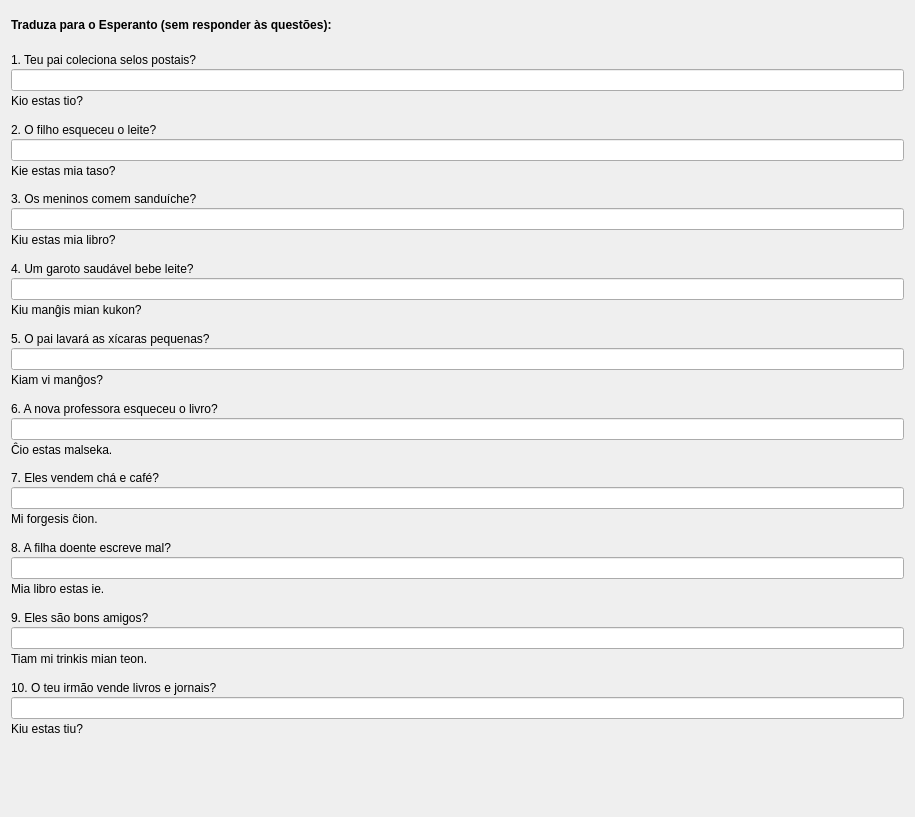
         <widget class="QWidget" name="scrollAreaWidgetContents_7">
          <property name="geometry">
           <rect>
            <x>0</x>
            <y>0</y>
            <width>915</width>
            <height>817</height>
           </rect>
          </property>
          <layout class="QVBoxLayout" name="verticalLayout_6">
           <property name="spacing">
            <number>12</number>
           </property>
           <item>
            <widget class="titolo" name="Lec05_Label8">
             <property name="sizePolicy">
              <sizepolicy hsizetype="Preferred" vsizetype="Maximum">
               <horstretch>0</horstretch>
               <verstretch>0</verstretch>
              </sizepolicy>
             </property>
             <property name="font">
              <font>
               <weight>75</weight>
               <bold>true</bold>
              </font>
             </property>
             <property name="text">
              <string>Traduza para o Esperanto (sem responder às questões):</string>
             </property>
             <property name="wordWrap">
              <bool>true</bool>
             </property>
            </widget>
           </item>
           <item>
            <layout class="QVBoxLayout" name="verticalLayout_173">
             <property name="spacing">
              <number>2</number>
             </property>
             <item>
              <widget class="QLabel" name="Lec05_Label464">
               <property name="text">
                <string>1. Teu pai coleciona selos postais?</string>
               </property>
               <property name="alignment">
                <set>Qt::AlignBottom|Qt::AlignLeading|Qt::AlignLeft</set>
               </property>
               <property name="wordWrap">
                <bool>true</bool>
               </property>
               <property name="buddy">
                <cstring>lineEdit_43</cstring>
               </property>
              </widget>
             </item>
             <item>
              <widget class="cx_edit" name="lineEdit_43">
               <property name="sizePolicy">
                <sizepolicy hsizetype="Preferred" vsizetype="Preferred">
                 <horstretch>0</horstretch>
                 <verstretch>0</verstretch>
                </sizepolicy>
               </property>
              </widget>
             </item>
             <item>
              <widget class="korekta" name="label">
               <property name="text">
                <string>Kio estas tio?</string>
               </property>
              </widget>
             </item>
            </layout>
           </item>
           <item>
            <layout class="QVBoxLayout" name="verticalLayout_174">
             <property name="spacing">
              <number>2</number>
             </property>
             <item>
              <widget class="QLabel" name="Lec05_Label465">
               <property name="text">
                <string>2. O filho esqueceu o leite?</string>
               </property>
               <property name="alignment">
                <set>Qt::AlignBottom|Qt::AlignLeading|Qt::AlignLeft</set>
               </property>
               <property name="wordWrap">
                <bool>true</bool>
               </property>
               <property name="buddy">
                <cstring>lineEdit_44</cstring>
               </property>
              </widget>
             </item>
             <item>
              <widget class="cx_edit" name="lineEdit_44">
               <property name="sizePolicy">
                <sizepolicy hsizetype="Preferred" vsizetype="Preferred">
                 <horstretch>0</horstretch>
                 <verstretch>0</verstretch>
                </sizepolicy>
               </property>
              </widget>
             </item>
             <item>
              <widget class="korekta" name="label_2">
               <property name="text">
                <string>Kie estas mia taso?</string>
               </property>
              </widget>
             </item>
            </layout>
           </item>
           <item>
            <layout class="QVBoxLayout" name="verticalLayout_175">
             <property name="spacing">
              <number>2</number>
             </property>
             <item>
              <widget class="QLabel" name="Lec05_Label466">
               <property name="text">
                <string>3. Os meninos comem sanduíche?</string>
               </property>
               <property name="alignment">
                <set>Qt::AlignBottom|Qt::AlignLeading|Qt::AlignLeft</set>
               </property>
               <property name="wordWrap">
                <bool>true</bool>
               </property>
               <property name="buddy">
                <cstring>lineEdit_45</cstring>
               </property>
              </widget>
             </item>
             <item>
              <widget class="cx_edit" name="lineEdit_45">
               <property name="sizePolicy">
                <sizepolicy hsizetype="Preferred" vsizetype="Preferred">
                 <horstretch>0</horstretch>
                 <verstretch>0</verstretch>
                </sizepolicy>
               </property>
              </widget>
             </item>
             <item>
              <widget class="korekta" name="label_3">
               <property name="text">
                <string>Kiu estas mia libro?</string>
               </property>
              </widget>
             </item>
            </layout>
           </item>
           <item>
            <layout class="QVBoxLayout" name="verticalLayout_176">
             <property name="spacing">
              <number>2</number>
             </property>
             <item>
              <widget class="QLabel" name="Lec05_Label467">
               <property name="text">
                <string>4. Um garoto saudável bebe leite?</string>
               </property>
               <property name="alignment">
                <set>Qt::AlignBottom|Qt::AlignLeading|Qt::AlignLeft</set>
               </property>
               <property name="wordWrap">
                <bool>true</bool>
               </property>
               <property name="buddy">
                <cstring>lineEdit_46</cstring>
               </property>
              </widget>
             </item>
             <item>
              <widget class="cx_edit" name="lineEdit_46">
               <property name="sizePolicy">
                <sizepolicy hsizetype="Preferred" vsizetype="Preferred">
                 <horstretch>0</horstretch>
                 <verstretch>0</verstretch>
                </sizepolicy>
               </property>
              </widget>
             </item>
             <item>
              <widget class="korekta" name="label_4">
               <property name="text">
                <string>Kiu manĝis mian kukon?</string>
               </property>
              </widget>
             </item>
            </layout>
           </item>
           <item>
            <layout class="QVBoxLayout" name="verticalLayout_177">
             <property name="spacing">
              <number>2</number>
             </property>
             <item>
              <widget class="QLabel" name="Lec05_Label468">
               <property name="text">
                <string>5. O pai lavará as xícaras pequenas?</string>
               </property>
               <property name="alignment">
                <set>Qt::AlignBottom|Qt::AlignLeading|Qt::AlignLeft</set>
               </property>
               <property name="wordWrap">
                <bool>true</bool>
               </property>
               <property name="buddy">
                <cstring>lineEdit_47</cstring>
               </property>
              </widget>
             </item>
             <item>
              <widget class="cx_edit" name="lineEdit_47">
               <property name="sizePolicy">
                <sizepolicy hsizetype="Preferred" vsizetype="Preferred">
                 <horstretch>0</horstretch>
                 <verstretch>0</verstretch>
                </sizepolicy>
               </property>
              </widget>
             </item>
             <item>
              <widget class="korekta" name="label_5">
               <property name="text">
                <string>Kiam vi manĝos?</string>
               </property>
              </widget>
             </item>
            </layout>
           </item>
           <item>
            <layout class="QVBoxLayout" name="verticalLayout_179">
             <property name="spacing">
              <number>2</number>
             </property>
             <item>
              <widget class="QLabel" name="Lec05_Label470">
               <property name="text">
                <string>6. A nova professora esqueceu o livro?</string>
               </property>
               <property name="alignment">
                <set>Qt::AlignBottom|Qt::AlignLeading|Qt::AlignLeft</set>
               </property>
               <property name="wordWrap">
                <bool>true</bool>
               </property>
               <property name="buddy">
                <cstring>lineEdit_48</cstring>
               </property>
              </widget>
             </item>
             <item>
              <widget class="cx_edit" name="lineEdit_48">
               <property name="sizePolicy">
                <sizepolicy hsizetype="Preferred" vsizetype="Preferred">
                 <horstretch>0</horstretch>
                 <verstretch>0</verstretch>
                </sizepolicy>
               </property>
              </widget>
             </item>
             <item>
              <widget class="korekta" name="label_6">
               <property name="text">
                <string>Ĉio estas malseka.</string>
               </property>
              </widget>
             </item>
            </layout>
           </item>
           <item>
            <layout class="QVBoxLayout" name="verticalLayout_180">
             <property name="spacing">
              <number>2</number>
             </property>
             <item>
              <widget class="QLabel" name="Lec05_Label471">
               <property name="text">
                <string>7. Eles vendem chá e café?</string>
               </property>
               <property name="alignment">
                <set>Qt::AlignBottom|Qt::AlignLeading|Qt::AlignLeft</set>
               </property>
               <property name="wordWrap">
                <bool>true</bool>
               </property>
               <property name="buddy">
                <cstring>lineEdit_49</cstring>
               </property>
              </widget>
             </item>
             <item>
              <widget class="cx_edit" name="lineEdit_49">
               <property name="sizePolicy">
                <sizepolicy hsizetype="Preferred" vsizetype="Preferred">
                 <horstretch>0</horstretch>
                 <verstretch>0</verstretch>
                </sizepolicy>
               </property>
              </widget>
             </item>
             <item>
              <widget class="korekta" name="label_7">
               <property name="text">
                <string>Mi forgesis ĉion.</string>
               </property>
              </widget>
             </item>
            </layout>
           </item>
           <item>
            <layout class="QVBoxLayout" name="verticalLayout_181">
             <property name="spacing">
              <number>2</number>
             </property>
             <item>
              <widget class="QLabel" name="Lec05_Label472">
               <property name="text">
                <string>8. A filha doente escreve mal?</string>
               </property>
               <property name="alignment">
                <set>Qt::AlignBottom|Qt::AlignLeading|Qt::AlignLeft</set>
               </property>
               <property name="wordWrap">
                <bool>true</bool>
               </property>
               <property name="buddy">
                <cstring>lineEdit_50</cstring>
               </property>
              </widget>
             </item>
             <item>
              <widget class="cx_edit" name="lineEdit_50">
               <property name="sizePolicy">
                <sizepolicy hsizetype="Preferred" vsizetype="Preferred">
                 <horstretch>0</horstretch>
                 <verstretch>0</verstretch>
                </sizepolicy>
               </property>
              </widget>
             </item>
             <item>
              <widget class="korekta" name="label_8">
               <property name="text">
                <string>Mia libro estas ie.</string>
               </property>
              </widget>
             </item>
            </layout>
           </item>
           <item>
            <layout class="QVBoxLayout" name="verticalLayout_182">
             <property name="spacing">
              <number>2</number>
             </property>
             <item>
              <widget class="QLabel" name="Lec05_Label473">
               <property name="text">
                <string>9. Eles são bons amigos?</string>
               </property>
               <property name="alignment">
                <set>Qt::AlignBottom|Qt::AlignLeading|Qt::AlignLeft</set>
               </property>
               <property name="wordWrap">
                <bool>true</bool>
               </property>
               <property name="buddy">
                <cstring>lineEdit_51</cstring>
               </property>
              </widget>
             </item>
             <item>
              <widget class="cx_edit" name="lineEdit_51">
               <property name="sizePolicy">
                <sizepolicy hsizetype="Preferred" vsizetype="Preferred">
                 <horstretch>0</horstretch>
                 <verstretch>0</verstretch>
                </sizepolicy>
               </property>
              </widget>
             </item>
             <item>
              <widget class="korekta" name="label_9">
               <property name="text">
                <string>Tiam mi trinkis mian teon.</string>
               </property>
              </widget>
             </item>
            </layout>
           </item>
           <item>
            <layout class="QVBoxLayout" name="verticalLayout_183">
             <property name="spacing">
              <number>2</number>
             </property>
             <item>
              <widget class="QLabel" name="Lec05_Label474">
               <property name="text">
                <string>10. O teu irmão vende livros e jornais?</string>
               </property>
               <property name="alignment">
                <set>Qt::AlignBottom|Qt::AlignLeading|Qt::AlignLeft</set>
               </property>
               <property name="wordWrap">
                <bool>true</bool>
               </property>
               <property name="buddy">
                <cstring>lineEdit_52</cstring>
               </property>
              </widget>
             </item>
             <item>
              <widget class="cx_edit" name="lineEdit_52">
               <property name="sizePolicy">
                <sizepolicy hsizetype="Preferred" vsizetype="Preferred">
                 <horstretch>0</horstretch>
                 <verstretch>0</verstretch>
                </sizepolicy>
               </property>
              </widget>
             </item>
             <item>
              <widget class="korekta" name="label_10">
               <property name="text">
                <string>Kiu estas tiu?</string>
               </property>
              </widget>
             </item>
            </layout>
           </item>
           <item alignment="Qt::AlignHCenter">
            <widget class="sendujo" name="frame_22">
             <property name="frameShape">
              <enum>QFrame::StyledPanel</enum>
             </property>
             <property name="frameShadow">
              <enum>QFrame::Raised</enum>
             </property>
            </widget>
           </item>
          </layout>
         </widget>
